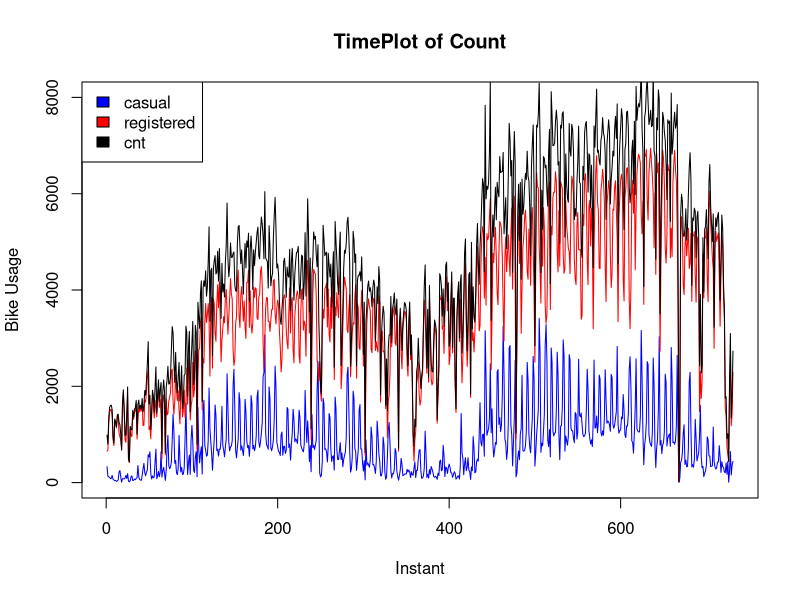
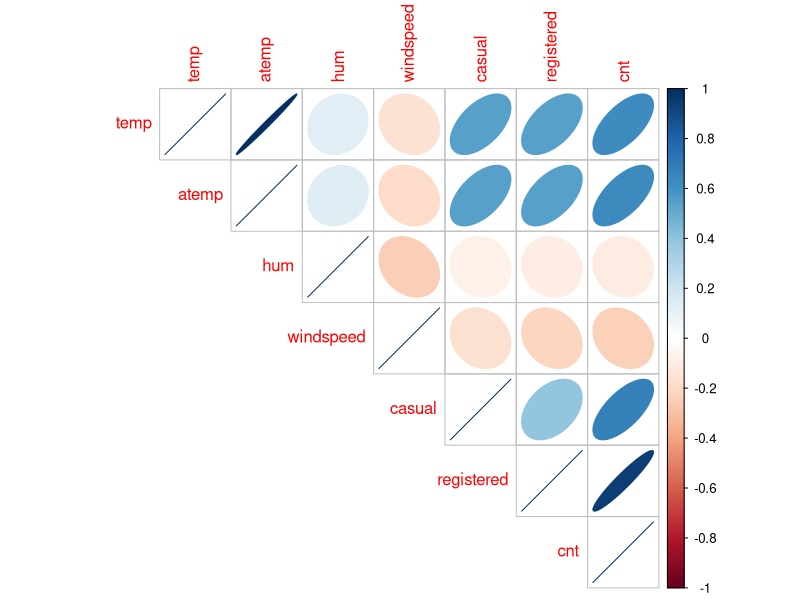
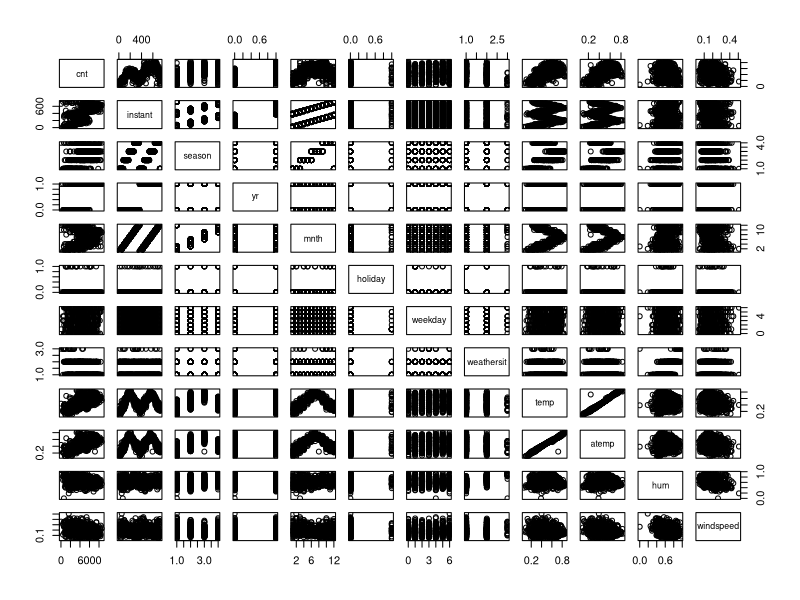
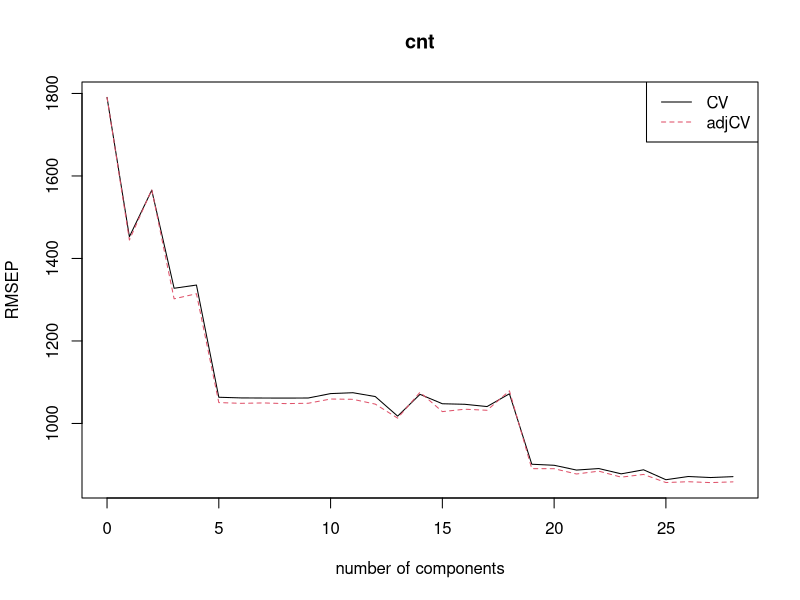
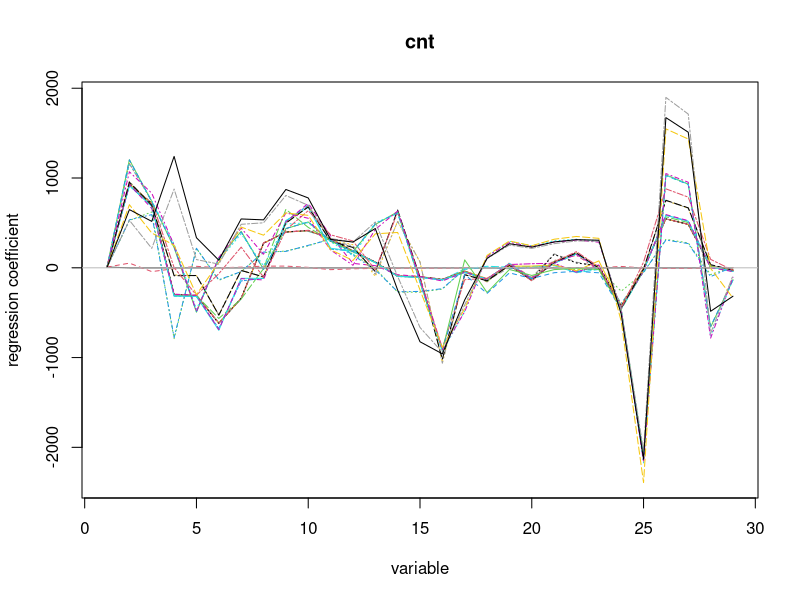
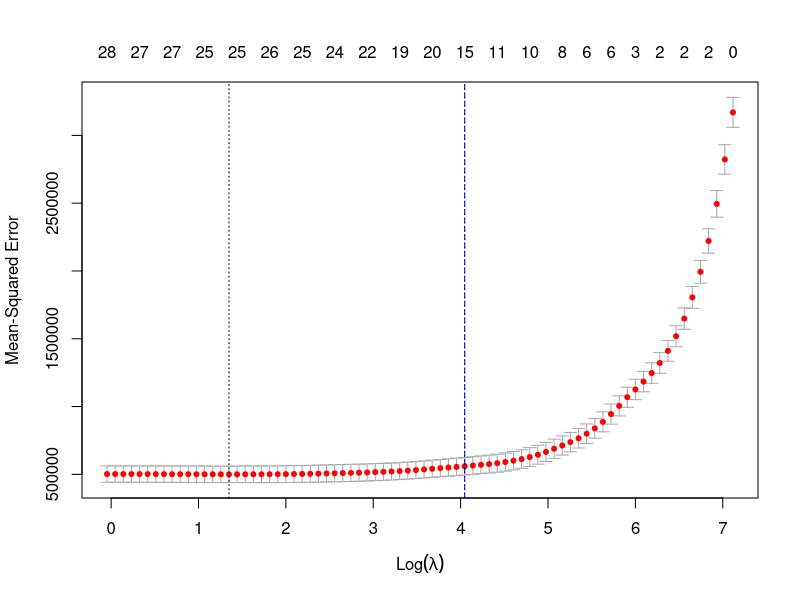
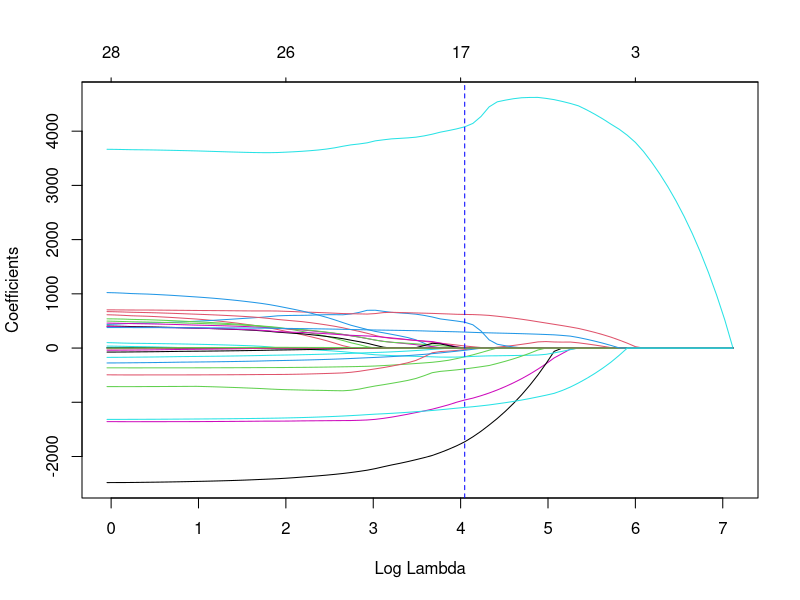
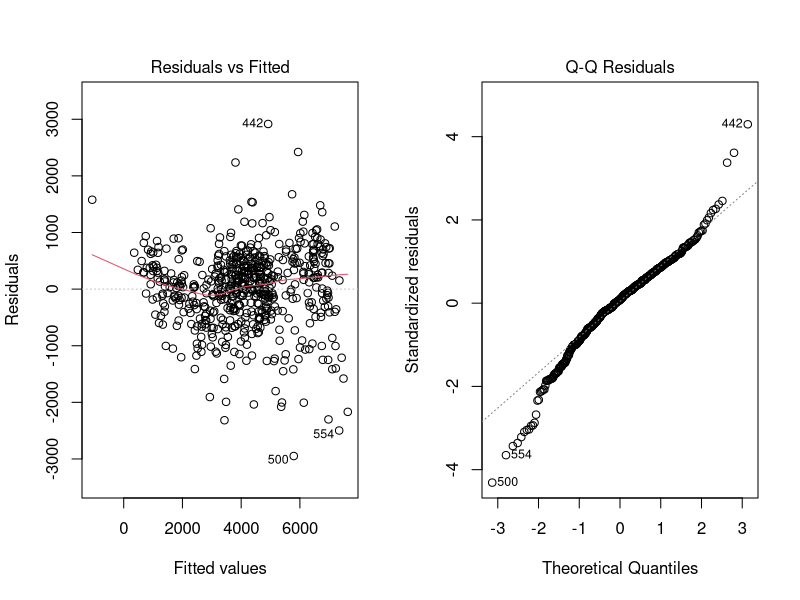

These figures' R source, in order:
rm(list = ls())
#setwd("C:/Users/leung/Dropbox/MSBA/ISOM5610/Project")  # set directory

BikeShare <- read.table("BikeShareByDay.csv",header = T, sep=",") # Read Data
BikeShare2 <- BikeShare # for Lasso use

attach(BikeShare) # Attach Table

par(mfrow=c(1,1))
plot(instant,casual,main='TimePlot of Count',type="l",col="blue",xlab="Instant",ylab="Bike Usage",ylim=c(0, 8000))
lines(instant,registered,type="l",col="red")
lines(instant,cnt,type="l",col="black")
legend("topleft",c("casual","registered","cnt"),fill=c("blue","red","black"))

library(corrplot)
corrplot(cor(BikeShare[10:16]), method = "ellipse",type = "upper")

#pairs(cnt~instant+factor(season)+yr+factor(mnth)+holiday+factor(weekday)+factor(weathersit)+temp+atemp+hum+windspeed)
pairs(cbind(cnt,instant,season,yr,mnth,holiday,weekday,weathersit,temp,atemp,hum,windspeed))

### transform variables into factors
BikeShare$season<-as.factor(season)
BikeShare$mnth<-as.factor(mnth)
BikeShare$holiday<-as.factor(holiday)
BikeShare$weekday<-as.factor(weekday)
BikeShare$workingday<-as.factor(workingday)
BikeShare$weathersit<-as.factor(weathersit)

##############################################
# split training and test set

row80pc<-.8*nrow(BikeShare)
sample <- 1:row80pc
train <- BikeShare[sample, ]
test  <- BikeShare[-sample, ]

# model 1 is the full model on CNT
Model.1T_cnt<-lm(cnt~instant+season+yr+mnth+holiday+weekday+weathersit+temp+atemp+hum+windspeed,data=train)
summary(Model.1T_cnt)

#forward selection with AIC
start_model<-lm(cnt~1,data=train)

Model.2T_cnt<-step(start_model, direction = "forward", scope=formula(Model.1T_cnt))
summary(Model.2T_cnt) # Display an overview of the forward selection
coef(Model.2T_cnt)

# test for multicollinearity
library(car)
vif(Model.1T_cnt)

# take our instant and temp,  build a smaller model
Model.5_cnt<-lm(cnt~season+yr+mnth+holiday+weekday+weathersit+atemp+hum+windspeed,data=train)
anova(Model.5_cnt)
summary(Model.5_cnt)


vif(Model.5_cnt)

#PCR
library(pls)

Model.3T_cnt=pcr(cnt~instant+season+yr+mnth+holiday+weekday+weathersit+temp+atemp+hum+windspeed,data=train, scale = FALSE, validation = "CV" , segments=10, segment.type = "consecutive")
summary(Model.3T_cnt)

par(mfrow=c(1,1))
validationplot(Model.3T_cnt, val.type="RMSEP",ncomp = 1:28,legend='topright')
coefplot(Model.3T_cnt,ncomp = 1:25)


#selected PCR model with 25 components.
pcr.fit=pcr(cnt~instant+season+yr+mnth+holiday+weekday+weathersit+temp+atemp+hum+windspeed,ncomp=25,data=train, scale = FALSE, validation = "CV",segments=10, segment.type = "consecutive")
summary(lm(train[,16]~pcr.fit$scores[,1:25]))
#pcr.fit["loadings"]
coefficients(pcr.fit,25)
# this is the coefficients

#Convert season to dummies
SDummies<-sapply(unique(unlist(BikeShare$season)), function(j) as.numeric(grepl(j, BikeShare$season)))
for (col in 2:ncol(SDummies)){
  BikeShare2 <- cbind(BikeShare2, SDummies[,col])
  names(BikeShare2)[ncol(BikeShare2)]<-paste("SeasonDummies_",col,sep = "")
}
BikeShare2$season<-NULL

#Convert mnth to dummies
MDummies=sapply(unique(unlist(BikeShare$mnth)), function(j) as.numeric(grepl(j, BikeShare$mnth)))
for (col in 2:ncol(MDummies)){
  BikeShare2 <- cbind(BikeShare2, MDummies[,col])
  names(BikeShare2)[ncol(BikeShare2)]<-paste("MnthDummies_",col,sep = "")
}
BikeShare2$mnth<-NULL

#Convert weekday to dummies
WDDummies=sapply(unique(unlist(BikeShare$weekday)), function(j) as.numeric(grepl(j, BikeShare$weekday)))
for (col in 2:ncol(WDDummies)){
  BikeShare2 <- cbind(BikeShare2, WDDummies[,col])
  names(BikeShare2)[ncol(BikeShare2)]<-paste("WeekdayDummies_",col,sep = "")
}
BikeShare2$weekday<-NULL

#Convert weathersit to dummies
WSDummies=sapply(unique(unlist(BikeShare$weathersit)), function(j) as.numeric(grepl(j, BikeShare$weathersit)))
for (col in 2:ncol(WSDummies)){
  BikeShare2 <- cbind(BikeShare2, WSDummies[,col])
  names(BikeShare2)[ncol(BikeShare2)]<-paste("WeathersitDummies_",col,sep = "")
}
BikeShare2$weathersit<-NULL

BikeShare2$dteday<-NULL
BikeShare2$workingday<-NULL
BikeShare2$casual<-NULL
BikeShare2$registered<-NULL

# Now Selecting 80% of data as sample from total 'n' rows of the data  
train2 <- BikeShare2[sample, ]
test2  <- BikeShare2[-sample, ]

library(glmnet)
Model.4T_cnt=cv.glmnet(as.matrix(train2[,-8]), as.matrix(train2[,8]),alpha=1,family="gaussian", nfolds=5)
plot(Model.4T_cnt)
abline( v = log(Model.4T_cnt$lambda.1se),col="blue", lty=2)
plot(glmnet(as.matrix(train2[,-8]), as.matrix(train2[,8]),alpha=1,family="gaussian"),xvar='lambda')
abline( v = log(Model.4T_cnt$lambda.1se),col="blue", lty=2)
lasso.fit = glmnet(as.matrix(train2[,-8]), as.matrix(train2[,8]),alpha=1,family="gaussian",lambda=Model.4T_cnt$lambda.1se)
summary(lasso.fit)
lasso.fit$beta

## Calculate test set MSE for each of the model built

Model1MSE=mean((predict(Model.1T_cnt,test)-test[,16])^2) # full-model
Model2MSE=mean((predict(Model.2T_cnt,test)-test[,16])^2) # AIC
Model3MSE=mean((predict(pcr.fit,test)-test[,16])^2) # PCR
Model4MSE=mean((predict(Model.4T_cnt,s=Model.4T_cnt$lambda.1se, as.matrix(test2[,-8]))-test2[,8])^2) # Lasso
Model5MSE=mean((predict(Model.5_cnt,test)-test[,16])^2) # small model manually remove instant and temp

summary(Model1MSE)
summary(Model2MSE)
summary(Model3MSE)
summary(Model4MSE)
summary(Model5MSE)

## Model Diagostic on Model 5
#qqplot and residual plot
par(mfrow=c(1,2))
plot(Model.5_cnt,which=1:2)


stdr5=rstandard(Model.5_cnt)
par(mfrow=c(1,2))
hist(stdr5,main='Histogram - CNT',xlab='Standardized Residual')
plot(train$instant,stdr5,type="o",main='Versus Order - CNT',xlab='TimeIndex',ylab='Standardized Residual')
abline(0,0,lty=3)

#BP test
library(car)
ncvTest(Model.5_cnt)


#additional diagostic on model 2
library(MASS)
summary(lm(Model.5_cnt$residuals~lag(Model.5_cnt$residuals,1)))



par(mfrow=c(1,2))

# test for auto-correlation
acf(Model.5_cnt$residual, main="ACF Plot")
pacf(Model.5_cnt$residual,main="PACF Plot")

par(mfrow=c(1,1))

# AIC for AR
AR<-ar(Model.5_cnt$residual) 
ts.plot(AR$aic[1:10],xlab=" ",main="AIC Plot")
AR$order

#fit ARIMA model for prediction on residual
fit_residual  <- arima(Model.5_cnt$residual,order = c(9,0,0))
fit_residual

### model diagnostics
tsdiag(fit_residual)
qqnorm(fit_residual$residuals)
plot(train$instant,fit_residual$residuals,type="o",main='AR6 - residual on Model5 res',xlab='TimeIndex',ylab='Residual')
acf(fit_residual$residuals)

# residual error after applying ARIMA
fit_residual$sigma2^(1/2)
Model5MSE^0.5

plot(Model.5_cnt$residual,xlab="Instant",ylab="Residuals",main="Residuals vs Time")
plot(Model.5_cnt$fitted.values,Model.5_cnt$residual,xlab="Fitted Values",ylab="Residuals",main="Residuals vs Fitted")
qqnorm(Model.5_cnt$residuals)


par(mfrow=c(1,2))
plot(train$instant,Model.5_cnt$residual,type="o",main='Versus Order - model 5 residual',xlab='TimeIndex',ylab='Standardized Residual')
plot(train$instant,fit_residual$residuals,type="o",main='Versus Order - Fitted residual',xlab='TimeIndex',ylab='Standardized Residual')

### Model on Registered and Casual user
Model.5_reg<-lm(registered~season+yr+mnth+holiday+weekday+weathersit+atemp+hum+windspeed,data=train)
anova(Model.5_reg)
summary(Model.5_reg)

Model.5_cas<-lm(casual~season+yr+mnth+holiday+weekday+weathersit+atemp+hum+windspeed,data=train)
anova(Model.5_cas)
summary(Model.5_cas)
